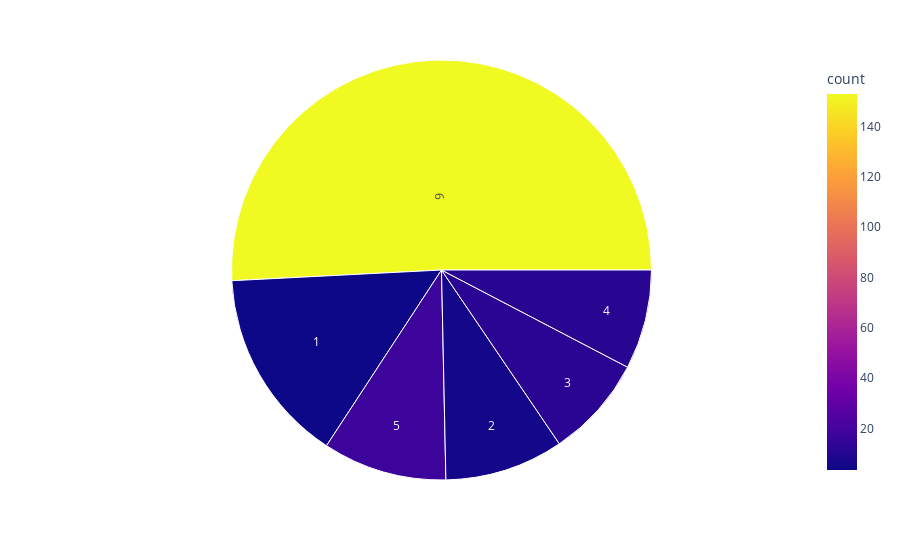

The notebook cell saved with this chart:
### Code cell
import plotly.express as px

df = dict
fig = px.sunburst(df, path=['patch'], values='count',color='count',hover_data=['word'])
fig.show()

### Figure 1 — Plotly figure (JSON) as saved in the notebook; plotly's stock layout.template omitted (floating-point values rounded to 4 significant figures)
{"data": [{"branchvalues": "total", "customdata": [["(?)", 3.477], ["(?)", 5.498], ["(?)", 12.06], ["(?)", 11.34], ["(?)", 17.42], ["(?)", 153.0]], "domain": {"x": [0, 1], "y": [0, 1]}, "hovertemplate": "labels=%{label}<br>count_sum=%{value}<br>parent=%{parent}<br>id=%{id}<br>word=%{customdata[0]}<br>count=%{color}<extra></extra>", "ids": ["1", "2", "3", "4", "5", "6"], "labels": ["1", "2", "3", "4", "5", "6"], "marker": {"coloraxis": "coloraxis", "colors": [3.477, 5.498, 12.06, 11.34, 17.42, 153.0]}, "name": "", "parents": ["", "", "", "", "", ""], "type": "sunburst", "values": [2988, 1827, 1569, 1530, 1909, 10148]}], "layout": {"coloraxis": {"colorbar": {"title": {"text": "count"}}, "colorscale": [[0, "#0d0887"], [0.1111, "#46039f"], [0.2222, "#7201a8"], [0.3333, "#9c179e"], [0.4444, "#bd3786"], [0.5556, "#d8576b"], [0.6667, "#ed7953"], [0.7778, "#fb9f3a"], [0.8889, "#fdca26"], [1, "#f0f921"]]}, "legend": {"tracegroupgap": 0}, "margin": {"t": 60}}}
